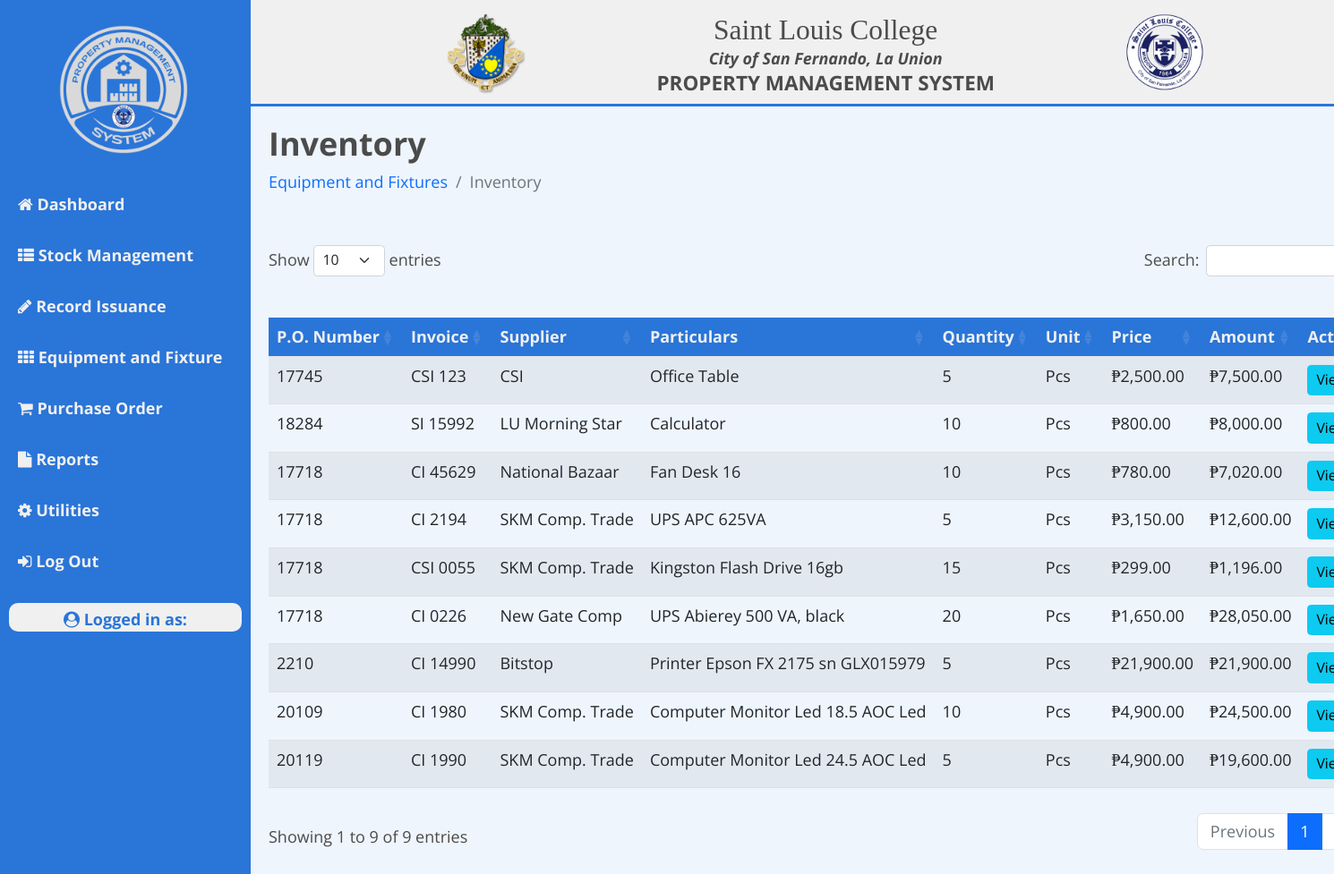
Screenshot of /pmo/equipment-fixtures/inventory/view-inventory.php with the database file from the repository.
### tables this page shows
CREATE TABLE `tbl_inventory` (
  `id` int(11) NOT NULL AUTO_INCREMENT,
  `mr_no` int(255) NOT NULL,
  `invoice` varchar(255) NOT NULL,
  `po` int(255) NOT NULL,
  `particulars` varchar(255) NOT NULL,
  `supplier` varchar(255) NOT NULL,
  `date` date NOT NULL,
  `quantity` int(255) NOT NULL,
  `unit` varchar(255) NOT NULL,
  `price` float NOT NULL,
  `locID` int(255) NOT NULL,
  `locations` varchar(255) NOT NULL DEFAULT 'Not Assigned',
  `recipient` varchar(255) NOT NULL,
  `status` varchar(255) NOT NULL DEFAULT 'OK',
  `date_moved` date DEFAULT NULL,
  PRIMARY KEY (`id`)
);

### pmo/equipment-fixtures/inventory/view-inventory.php (the view, shortened to what this page needs)
<!DOCTYPE html>
<html lang="en">
<?php include '../../../head.php'; ?>
<body>
<?php
require '../../../config.php';
?>
<div class="wrapper">
<?php include '../../pmo-nav.php'; ?>
    <div class="main_content">
    <?php include '../../../navbar.php'; ?>
        <div class="info">
            <div class="page-title">
                <div class="row" style="display: flex;">
                    <div class="col-6 md-6 order-md-1 order-first">
                        <h2>Inventory</h2>
                        <nav aria-label="breadcrumb">
                            <ol class="breadcrumb">
                                <li class="breadcrumb-item text-primary">Equipment and Fixtures</li>
                                <li class="breadcrumb-item active" aria-current="page">Inventory</li>
                            </ol>
                        </nav>
                    </div>
                    <div class="col-6 md-6 order-md-2 order-last">
                    </div>
                </div>
            </div>
            <div class="table-responsive text-nowrap">
                <table id="example" class="table table-striped " style="width:100%;">
                    <thead>
                        <tr>
                            <th>P.O. Number</th>
                            <th>Invoice</th>
                            <th>Supplier</th>
                            <th>Particulars</th>
                            <th>Quantity</th>
                            <th>Unit</th>
                            <th>Price</th>
                            <th>Amount</th>
                            <th>Action</th>
                        </tr>
                    </thead>
                    <tbody>
                    <?php
                        $query = "SELECT *,  SUM(quantity) AS total_qty ,quantity*price AS amount  FROM tbl_inventory GROUP BY particulars";
                        $result = mysqli_query($conn, $query);
                        if(mysqli_num_rows($result) > 0):
                            foreach($result as $inventory){
                    ?>
                        <tr>
                            <td><?= $inventory['po'];?></td>
                            <td><?= $inventory['invoice']; ?></td>
                            <td><?= $inventory['supplier'];?></td>
                            <td><?= $inventory['particulars']; ?></td>
                            <td><?= $inventory['total_qty']; ?></td>
                            <td><?= $inventory['unit']; ?></td>
                            <td>₱<?= number_format((float)$inventory['price'], 2, '.', ','); ?></td>
                            <td>₱<?= number_format((float)$inventory['amount'], 2, '.', ','); ?></td>
                            <td><a href="details.php?ref=<?= $inventory['id']; ?>" class="btn btn-sm btn-info" type="button">View</a></td>
                        </tr>
                    <?php
                        }
                    endif;
                    ?>
                    </tbody>
                </table>
            </div>
        </div>
    </div>
</div>
</body>
</html>

### assets/css/styles.css (style rules this page uses)
* { margin: 0; padding: 0; box-sizing: border-box; list-style: none; font-family: 'Open Sans'; font-size: 18px; }
body { background-color: #eef5fd; }
.wrapper { display: flex; position: relative; }
.wrapper .main_content { width: 100%; margin-left: 280px; }
.wrapper .main_content .info { margin: 20px; color: #4b4b4b; line-height: 25px; }
.wrapper .main_content .info .page-title h2 { font-weight: bolder; }
.wrapper .main_content .info div { margin-bottom: 20px; }
#example thead { background-color: #2a75d8; color: #f0f0f0; }

### rows the page displays
tbl_inventory: po "18284", invoice "SI 15992", supplier "LU Morning Star", particulars "Calculator", total_qty "10", unit "Pcs", price "800.00", amount "8,000.00"
tbl_inventory: po "20109", invoice "CI 1980", supplier "SKM Comp. Trade", particulars "Computer Monitor Led 18.5 AOC Led", total_qty "10", unit "Pcs", price "4,900.00", amount "24,500.00"
tbl_inventory: po "20119", invoice "CI 1990", supplier "SKM Comp. Trade", particulars "Computer Monitor Led 24.5 AOC Led", total_qty "5", unit "Pcs", price "4,900.00", amount "19,600.00"
tbl_inventory: po "17718", invoice "CI 45629", supplier "National Bazaar", particulars "Fan Desk 16", total_qty "10", unit "Pcs", price "780.00", amount "7,020.00"
tbl_inventory: po "17718", invoice "CSI 0055", supplier "SKM Comp. Trade", particulars "Kingston Flash Drive 16gb", total_qty "15", unit "Pcs", price "299.00", amount "1,196.00"
tbl_inventory: po "17745", invoice "CSI 123", supplier "CSI", particulars "Office Table", total_qty "5", unit "Pcs", price "2,500.00", amount "7,500.00"
tbl_inventory: po "2210", invoice "CI 14990", supplier "Bitstop", particulars "Printer Epson FX 2175 sn GLX015979", total_qty "5", unit "Pcs", price "21,900.00", amount "21,900.00"
tbl_inventory: po "17718", invoice "CI 0226", supplier "New Gate Comp", particulars "UPS Abierey 500 VA, black", total_qty "20", unit "Pcs", price "1,650.00", amount "28,050.00"
tbl_inventory: po "17718", invoice "CI 2194", supplier "SKM Comp. Trade", particulars "UPS APC 625VA", total_qty "5", unit "Pcs", price "3,150.00", amount "12,600.00"
